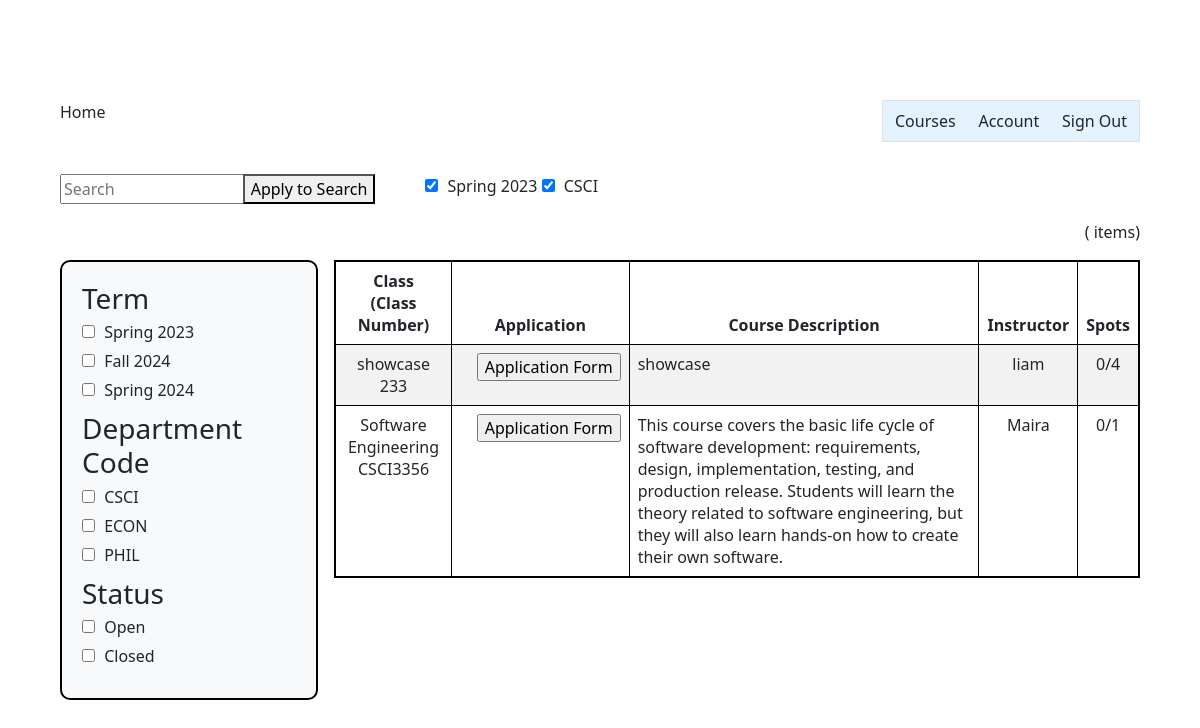
/student_summary/, run on an earlier commit of the app's database.
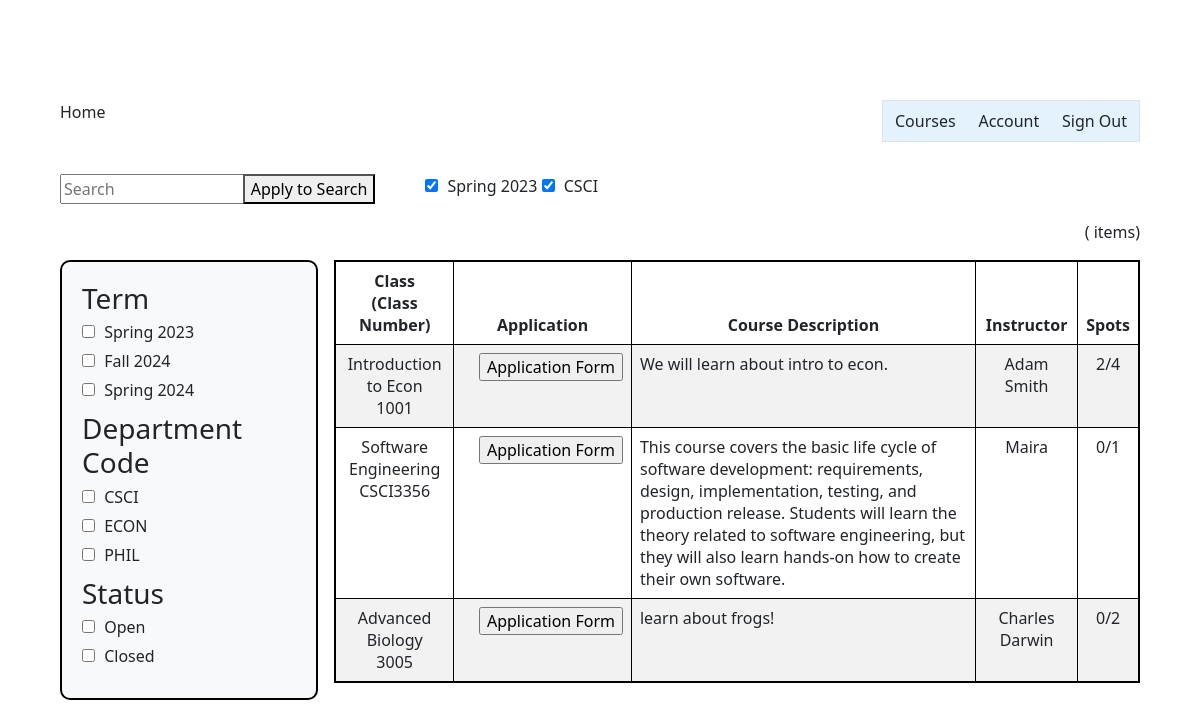
And on a later commit of the database.
### InstructorAddCourse/models.py (models this page shows)
class InstructorAddCourse(models.Model):
	course_name = models.CharField(max_length=255)
	course_number = models.CharField(max_length=255)
	course_instructor = models.CharField(max_length=255)
	course_description = models.CharField(max_length=800)
	total_time_commitment = models.DecimalField(max_digits=2, decimal_places=0, validators=[MinValueValidator(0)], default=0)
	has_discussion = models.CharField(choices=[('yes', 'Yes'),('no', 'No')], max_length=50, default='')
	num_ta_needed = models.DecimalField(max_digits=2, decimal_places=0, validators=[MinValueValidator(0)], default=0)
	curr_num_ta = models.IntegerField(default=0)
	graded_meeting = models.CharField(choices=[('yes', 'Yes'),('no', 'No')], max_length=50, default='')
	office_hours = models.DecimalField(max_digits=2, decimal_places=0, validators=[MinValueValidator(0)], default=0)
	other_info = models.CharField(max_length=800, default=None)

### studentSummary/views.py (the view)
# urls.py: path('student_summary/', student_summary_view),
def student_summary_view(response):
    course_objects = InstructorAddCourse.objects.all()
    context = {'course_objects': course_objects}
    return render(response, 'studentSummary.html', context)

### templates/studentSummary.html (shortened to what this page needs)
{% extends 'appbase.html' %} {% block content %} {% load static %}
<!DOCTYPE html>
<html>
  <head>
    <link rel="stylesheet" href="{% static 'adminSummary.css' %}" />
  </head>
  <body>
    <div class="container-fluid">
      <div class="row">
        <div class="col-sm-2">
          <div id="search-box">
            <input type="text" id="search-input" placeholder="Search" />
          </div>
        </div>
        <div class="col-sm-2">
          <button id="apply-to-search-btn">Apply to Search</button>
        </div>
        <div class="col-sm">
          <div class="applied-filters">
            <label
              ><input type="checkbox" name="category" value="Spring 2023" checked />
              Spring 2023</label
            >
            <label
              ><input type="checkbox" name="color" value="CSCI" checked />
              CSCI</label
            >
          </div>
        </div>
      </div>
      <div class="row" id="item-row">
        <div class="col-sm">
          <div class="text-end">({{course_count}} items)</div>
        </div>
      </div>
      <div class="row">
        <div class="col-sm-3">
          <div class="filter-box">
            <div class="filter-group">
              <h3>Term</h3>
              <label
                ><input type="checkbox" name="category" value="Spring 2023" />
                Spring 2023</label
              >
              <label
                ><input type="checkbox" name="category" value="Fall 2024" />
                Fall 2024</label
              >
              <label
                ><input type="checkbox" name="category" value="Spring 2024" />
                Spring 2024</label
              >
            </div>
            <div class="filter-group">
              <h3>Department Code</h3>
              <label
                ><input type="checkbox" name="color" value="CSCI" /> CSCI</label
              >
              <label
                ><input type="checkbox" name="color" value="ECON" /> ECON</label
              >
              <label
                ><input type="checkbox" name="color" value="PHIL" />
                PHIL</label
              >
            </div>
            <div class="filter-group">
              <h3>Status</h3>
              <label
                ><input type="checkbox" name="size" value="small" /> Open</label
              >
              <label
                ><input type="checkbox" name="size" value="medium" />
                Closed</label
              >
            </div>
          </div>
        </div>
        <div class="col-sm-9">
          <table class="table table-striped table-bordered table-hover">
            <thead>
              <tr>
                <th class="text-center" >Class<br />(Class Number)</th>
                <th class="text-center">Application</th>
                <th class="text-center">Course Description</th>
                <th class="text-center">Instructor</th>
                <th class="text-center">Spots</th>
              </tr>
            </thead>
            <tbody id="table-body">
              {% for course in course_objects %}
              <tr>
                <td class="text-center" >{{ course.course_name }}<br />{{ course.course_number}}</td>
                <td class = "text-center"><form action="http://127.0.0.1:8000/application/">
                        <input type="submit" value="Application Form" />
                    </form></td>
                <td class = "text-start">{{ course.course_description }}</td>
                <td class = "text-center">{{ course.course_instructor }}</td>
                <td class = "text-center">{{ course.curr_num_ta }}/{{ course.num_ta_needed }}</td>
              </tr>
              {% endfor %}
            </tbody>
          </table>
        </div>
      </div>
    </div>
  </body>
</html>
{% endblock %}

### templates/appbase.html (shortened to what this page needs)
{% load static %}
<html>
  <head>
    <link
      href="https://cdn.jsdelivr.net/npm/bootstrap@5.3.0-alpha1/dist/css/bootstrap.min.css"
      rel="stylesheet"
    />
  </head>
  <body>
    <div class="container-fluid m-4">
      <div class="row m-3">
        <div class="col-sm">
          <div class="label">Home</div>
        </div>
        <div class="col-sm-3">
          <nav class="navbar border navbar-light" style="background-color: #e3f2fd;">
            <div class="container-fluid">
              <a class="nav-link" href="#">Courses</a>
              <a class="nav-link" href="#">Account</a>
              <a class="nav-link" href="#">Sign Out</a>
            </div>
          </nav>
        </div>
        </div>
        <div class="row m-3">
          {% block content %} {% endblock %}
        </div>
      </div>
  </body>
</html>

### static/adminSummary.css (style rules this page uses)
body { height: 100%; display: flex; align-items: center; justify-content: center; }
.table-bordered { border: 2px solid black; }
.filter-box { padding: 20px; border: 2px solid black; background-color: #f8f9fa; border-radius: 10px; }
.filter-group { margin-bottom: 10px; }
.filter-group h3 { margin-top: 0; margin-bottom: 5px; }
.filter-group label { display: block; margin-bottom: 5px; }
.filter-group input[type="checkbox"] { margin-right: 5px; }
.applied-filters input[type="checkbox"] { margin-right: 5px; }
[class*="col"] { padding: 0.5rem; }

What changed in the data, as far as the page shows it:
changed InstructorAddCourse: course_name "showcase" → "Introduction to Econ"; course_number "233" → "1001"; course_description "showcase" → "We will learn about intro to econ."; course_instructor "liam" → "Adam Smith"; curr_num_ta "0" → "2"
added InstructorAddCourse: course_name "Advanced Biology", course_number "3005", course_description "learn about frogs!", course_instructor "Charles Darwin", curr_num_ta "0", num_ta_needed "2"
